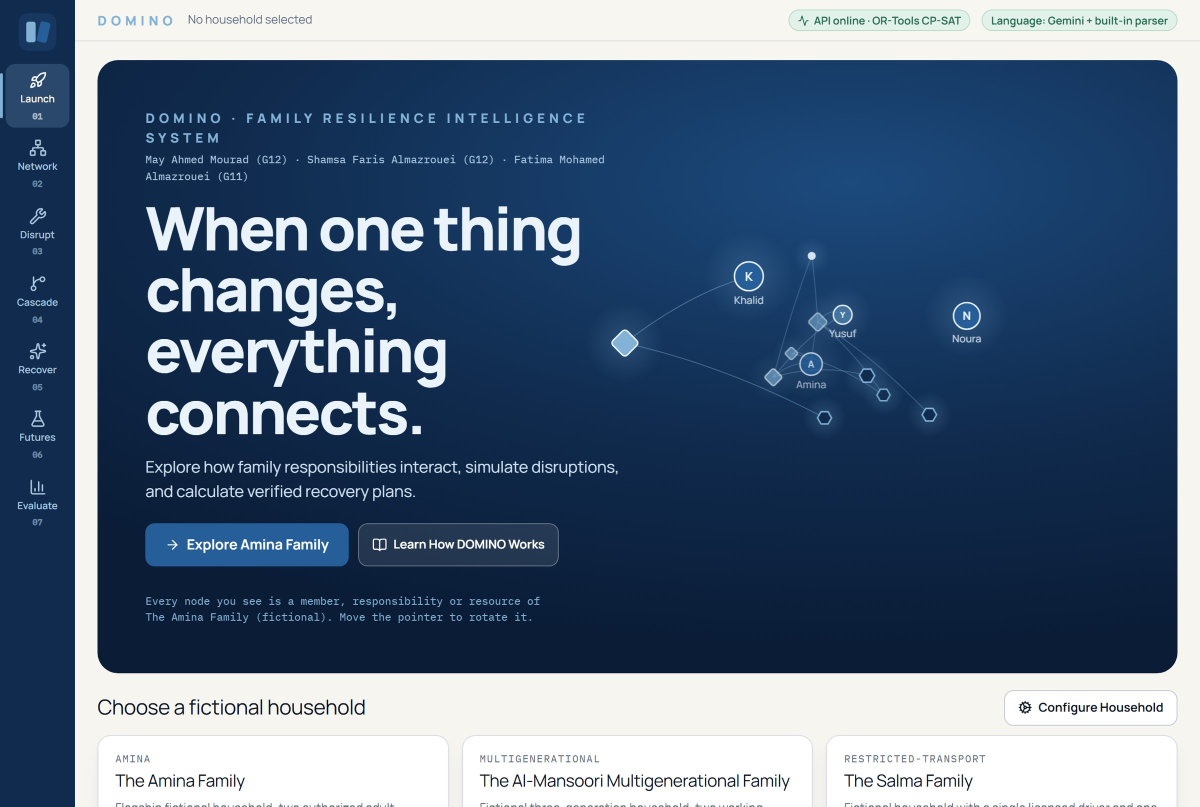
#> input picture presentation/images_for_download/01_launch_screen.jpg, 2400 x 1613 px, given in place of cascade.jpg, which was not available (shown at 1/2 size)
$ python crops.py
#> lines starting #> are read from the running program, lines starting #| are printed output that depends on the picture; pictures that were not available may be replaced by others from this repository, and a replacement may not be noted
"""Crops the two real screenshots used in Figure 2 (impact graph and recovered graph) from presentation/assets."""
from pathlib import Path
from PIL import Image

root = Path(__file__).resolve().parent
assets = root.parent / "presentation" / "assets"
out = root / "figs"
out.mkdir(exist_ok=True)

# cascade.jpg is 2304x1450; graph canvas content spans roughly x 70-1485, y 320-805 in original pixels
c = Image.open(assets / "cascade.jpg").convert("RGB").crop((60, 300, 1295, 820))
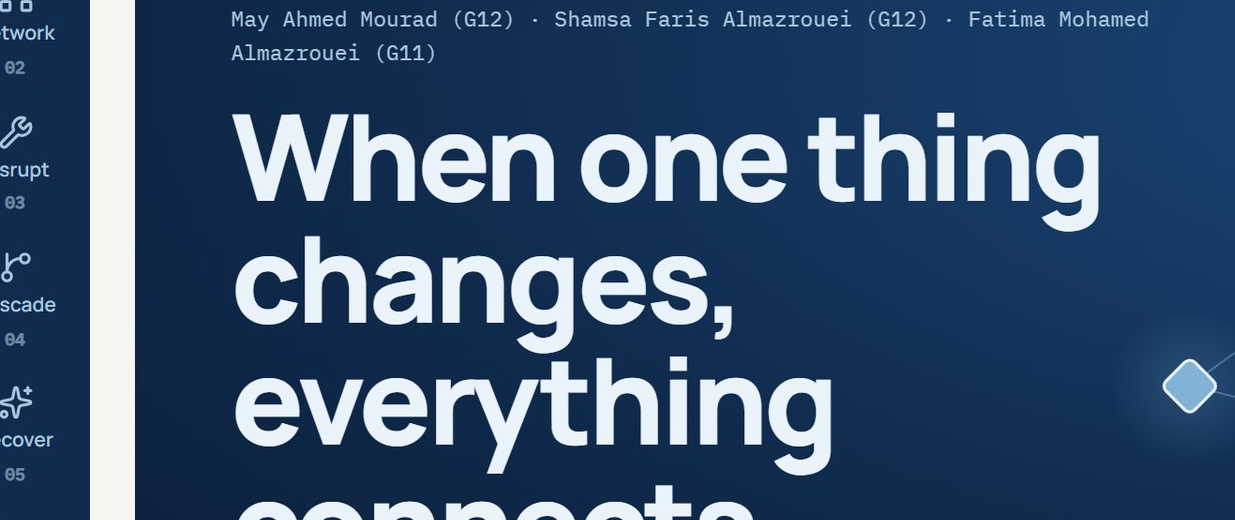
#> c: PIL image 1235x520 RGB; mean R, G, B 56.8, 82.1, 113.3
c.save(out / "fig2a_impact.png")
r = Image.open(assets / "rec_graph.jpg").convert("RGB").crop((0, 0, 1250, 500))
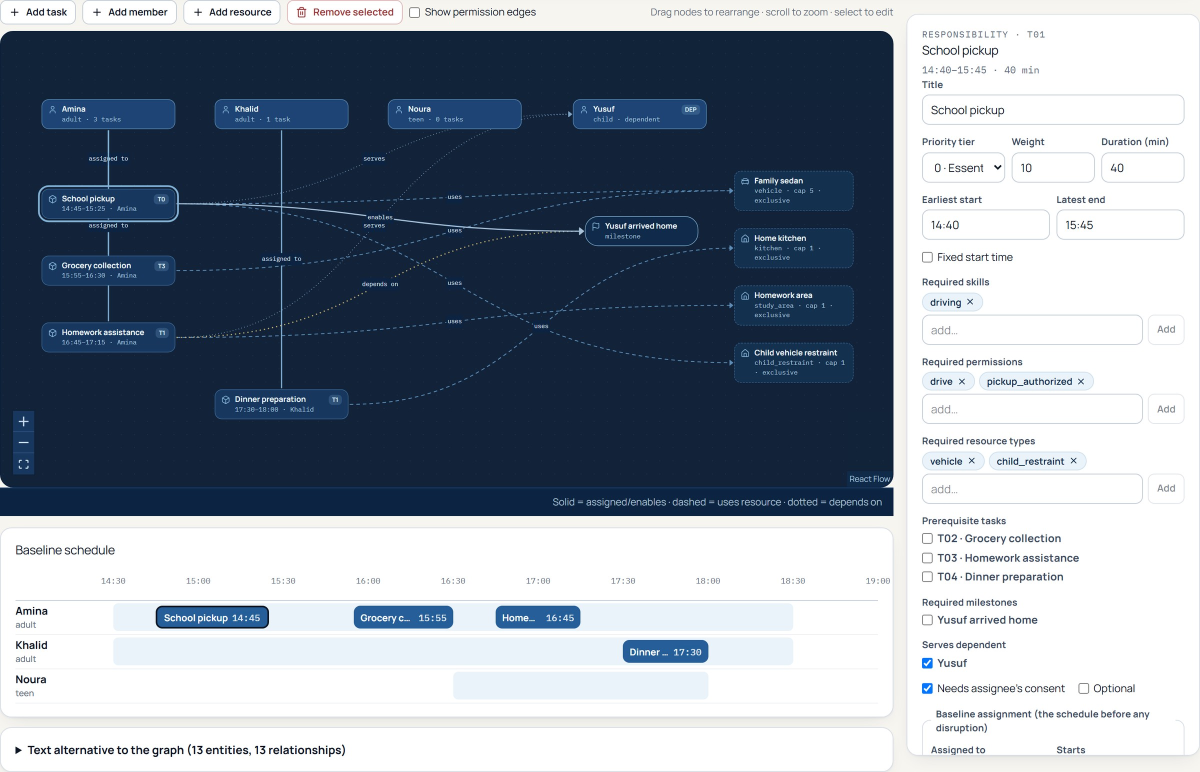
#> input picture presentation/images_for_download/02_family_network.jpg, 2400 x 1544 px, given in place of rec_graph.jpg, which was not available (shown at 1/2 size)
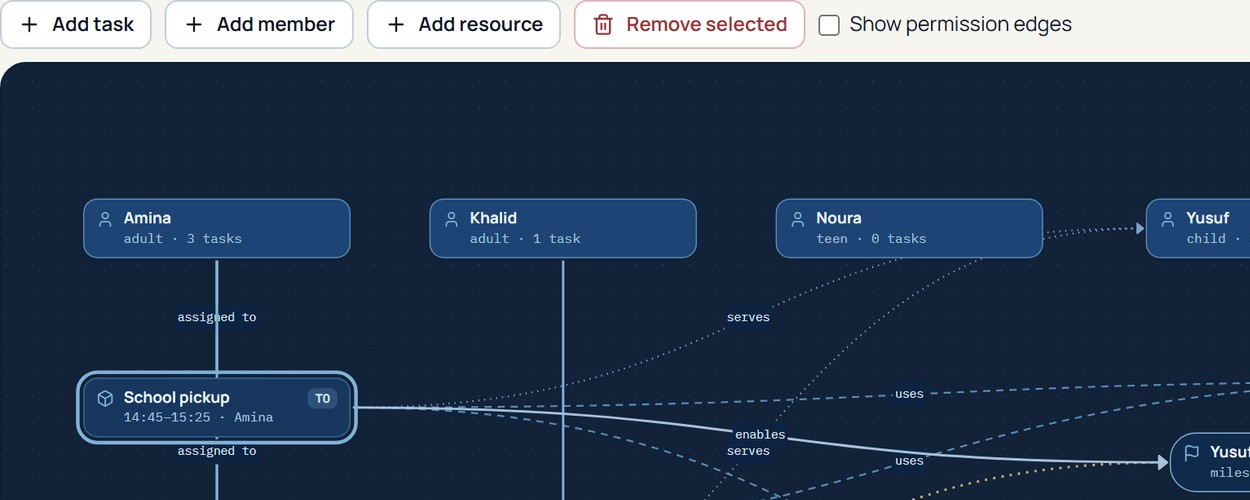
#> r: PIL image 1250x500 RGB; mean R, G, B 48.9, 66.1, 88.4
r.save(out / "fig2b_recovered.png")
Image.open(assets / "fut.jpg").convert("RGB").crop((0, 0, 2400, 690)).save(out / "fig4_futures.png")
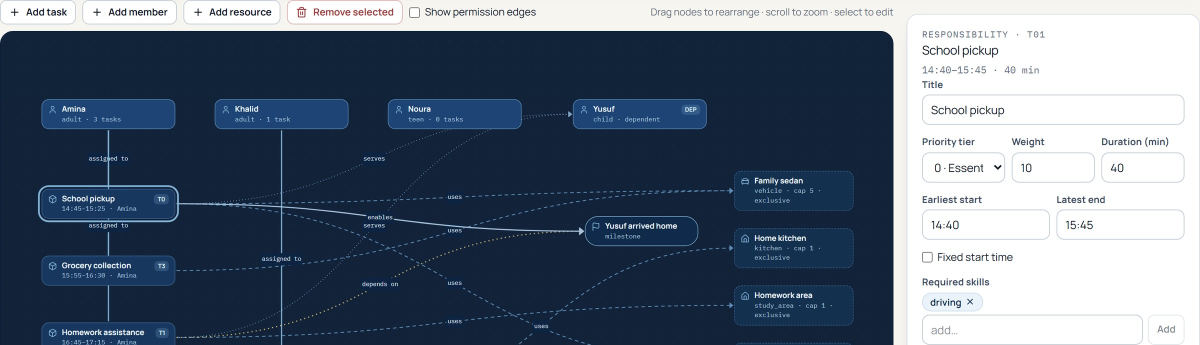
#> saved as fig4_futures.png: PIL image 2400x690 RGB (shown at 1/2 size); mean R, G, B 94, 107.3, 124.3
print(c.size, r.size)
#| (1235, 520) (1250, 500)
